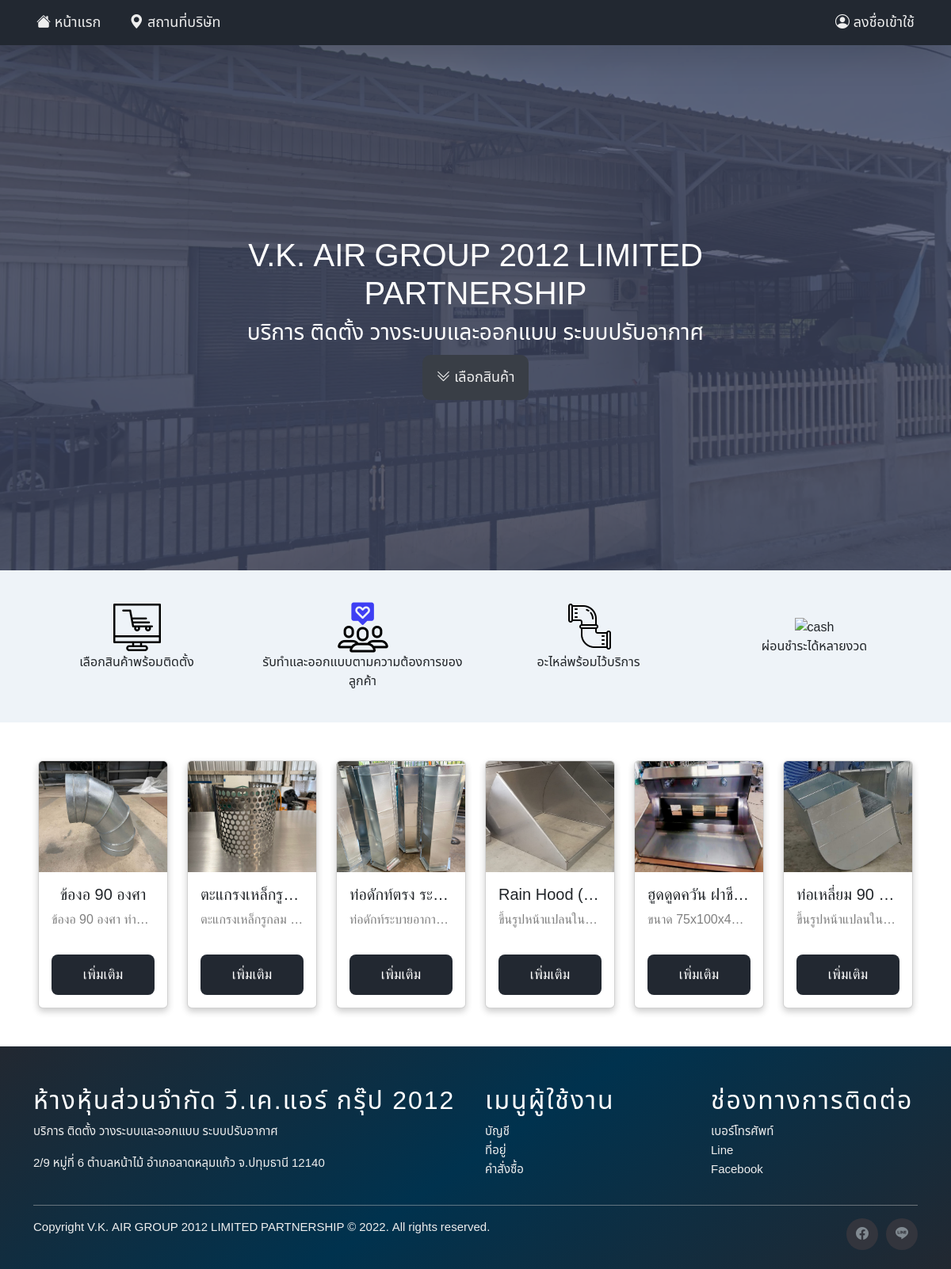
The app's page /home.php with its own data.
### tables this page shows
CREATE TABLE `product` (
  `product_id` int(10) NOT NULL,
  `product_code` varchar(255) NOT NULL,
  `product_name` varchar(255) NOT NULL,
  `product_img` varchar(255) NOT NULL,
  `product_desc` text NOT NULL,
  `product_qty` varchar(255) NOT NULL
);

### home.php (the view, shortened to what this page needs)
<!DOCTYPE html>
<html lang="en">
<head>
  <?php
    require_once('head.php');
  ?>
</head>
<body>
  <?php
    require_once('user_db.php');
  ?>
  <?php
    require_once('navbar.php');
  ?>
    <div class="bgcontent">
      <div class="overlay">
        <div class="heading-text">
          <h1>V.K. AIR GROUP 2012 LIMITED PARTNERSHIP</h1>
          <h3>บริการ ติดตั้ง วางระบบและออกแบบ ระบบปรับอากาศ</h3>
          <div class="button-header">
            <button onclick="location.href='#section'" class="bi bi-chevron-double-down dropbtn" style="background-color:#393E46;"> เลือกสินค้า</button>
          </div>
        </div>
      </div>
    </div>
    <div class="py-4" style="background-color:#eef3f8;">
      <div class="container">
        <div class="row align-items-baseline">
          <div class="col-md-3 py-3 text-center rounded-4 menuhov">
            <img src="img/icon/product.png" alt="product">
            <div>เลือกสินค้าพร้อมติดตั้ง</div>
          </div>
          <div class="col-md-3 py-3 text-center rounded-4 menuhov">
            <img src="img/icon/customer.png" alt="customer">
            <div>รับทำและออกแบบตามความต้องการของลูกค้า</div>
          </div>
          <div class="col-md-3 py-3 text-center rounded-4 menuhov">
            <img src="img/icon/pipe.png" alt="pipe">
            <div>อะไหล่พร้อมไว้บริการ</div>
          </div>
          <div class="col-md-3 py-3 text-center rounded-4 menuhov">
            <img src="img/icon/cash.png" alt="cash" style="width:64px; height:64px;">
            <div>ผ่อนชำระได้หลายงวด</div>
          </div>
        </div>
      </div>
    </div>
    <div class="p-5 m-0 border-0 bd-example" id="section">
      <div class="row row-cols-1 row-cols-md-6 g-4">
          <?php
              foreach ($conn->query("SELECT * FROM product WHERE product_id AND product_qty > 0") as $rows1)
              {
            $product_id = $rows1['product_id'];
            $productname = $rows1['product_name'];
            $productimg = $rows1['product_img'];
            $productdesc = $rows1['product_desc'];
          ?>
        <div class="col product">
          <div class="card h-100">
            <img class="bd-placeholder-img card-img-top" width="100%" height="140"src="admin/assets/img/products/<?php echo $productimg?>" alt="pruduct">
            <div class="card-body">
              <h5 class="card-title text-truncate"><?php echo $productname?></h5>
              <p class="card-text text-start text-truncate" style="color:gray;"><?php echo $productdesc?></p>
              <button onclick="location.href='product_detail.php?product_id=<?php echo $product_id; ?>'" class="btnn">เพิ่มเติม</button>
            </div>
          </div>
        </div>
        <?php
          }
        ?>
      </div>
    </div>
    <?php
      require_once('footer.php');
    ?>
</body>
</html>

### head.php (shortened to what this page needs)
<link rel="stylesheet" href="duct.css">
<link href="https://cdn.jsdelivr.net/npm/bootstrap@5.2.0/dist/css/bootstrap.min.css" rel="stylesheet">
<link rel="stylesheet" href="https://cdn.jsdelivr.net/npm/bootstrap-icons@1.9.1/font/bootstrap-icons.css">

### navbar.php (shortened to what this page needs)
<nav class="navbar navbar-expand-sm navcolor position-fixed py-0 shadow-lg p-3 mb-5 bg-body-tertiary">
  <div class="container-fluid">
    <div class="collapse navbar-collapse" id="navbarTogglerDemo02">
    <ul class="navbar-nav me-auto mb-2 mb-lg-0">
        <li class="nav-item"><a class="bi bi-house-fill dropbtn" href="home.php"> หน้าแรก</a></li>
        <li class="nav-item"><a class="bi bi-geo-alt-fill dropbtn" href="location.php"> สถานที่บริษัท</a></li>
    </ul>
                  <?php
                      if (isset($_SESSION['user_login'])) {
                        $iduser = $_SESSION['user_login'];
                        $stmt = $conn->prepare("SELECT * FROM users WHERE user_id = $iduser");
                        $stmt->execute();
                        $rows = $stmt->fetch(PDO::FETCH_ASSOC);
                        $username = $rows['name'];
                        $email = $rows['email'];
                        $number = $rows['number'];
                  ?>
                      <a class="position-relative mx-2" href="cart.php"><h2 style="color:white; margin-right:10px;" class="bi bi-handbag d-inline-flex"></h2><span class="position-absolute top-50 start-50 badge rounded-pill bg-danger" style="z-index:1;"></span></a>
                      <div class="d-flex">
                        <div class="dropdown">
                        <button onclick="usedropdown()" class="dropbtn bi bi-caret-down-fill"> <?php echo $username?></button>
                        <div id="myDropdown" class="dropdown-content">
                          <a class="text-light bi bi-person-circle" href="account.php"> บัญชีของฉัน</a>
                          <a class="text-light bi bi-bag-check-fill" href="order.php"> การสั่งซื้อ</a>
                          <a class="text-light bi bi-file-earmark-medical-fill" href="orderhistory.php"> ประวัติการสั่งซื้อ</a>
                          <hr class="my-1" style="border-top:1px solid #808080; margin-top:0px;">
                          <a class="bi bi-box-arrow-right text-danger" href="logout.php"> ออกจากระบบ</a>
                        </div>
                      </div>
                      <script>
                        function updateCart() {
                            $.ajax({
                                  url: 'ajax-update-cart.php',
                                  success: (result) => {
                                          if (result == 0) {
                                                result = '';
                                          }
                                          $('span.badge').text(result);
                                  }
                              });
                        }
                        $(function() {
                            updateCart();
                        });
                      </script>
                  <?php  } else {
                      $username = 'ลงชื่อเข้าใช้'; ?>
                      <div class="d-flex">
                        <div class="dropdown"id="login-btn">
                          <button class="bi bi-person-circle dropbtn"> <?php echo $username?></button>
                        </div>
                      </div>
                  <?php  }
                  ?>
    </div>
  </div>
</nav>

### footer.php
<footer class="site-footer">
  <div class="container">
    <div class="row">
      <div class="col-sm-12 col-md-6">
        <h2>ห้างหุ้นส่วนจำกัด วี.เค.แอร์ กรุ๊ป 2012</h2>
        <p class="text-justify">บริการ ติดตั้ง วางระบบและออกแบบ ระบบปรับอากาศ</p>
        <p class="text-justify">2/9 หมู่ที่ 6 ตำบลหน้าไม้ อำเภอลาดหลุมแก้ว จ.ปทุมธานี 12140</p>
      </div>
      <div class="col-xs-6 col-md-3">
        <h2>เมนูผู้ใช้งาน</h2>
        <?php if (isset($_SESSION['user_login'])) { ?>
        <ul class="footer-links">
          <li><a href="account.php">บัญชี</a></li>
          <li><a href="address.php">ที่อยู่</a></li>
          <li><a href="order.php">คำสั่งซื้อ</a></li>
        </ul>
        <?php } else { ?>
        <ul class="footer-links">
          <li><a>บัญชี</a></li>
          <li><a>ที่อยู่</a></li>
          <li><a>คำสั่งซื้อ</a></li>
        </ul>
        <?php } ?>
      </div>
      <div class="col-xs-6 col-md-3">
        <h2>ช่องทางการติดต่อ</h2>
        <ul class="footer-links">
          <li><a href="tel:028012185">เบอร์โทรศัพท์</a></li>
          <li><a href="https://line.me/th/">Line</a></li>
          <li><a href="https://www.facebook.com/mambangkaee?mibextid=ZbWKwL">Facebook</a></li>
        </ul>
      </div>
    </div>
    <hr>
  </div>
  <div class="container">
    <div class="row">
      <div class="col-md-8 col-sm-6 col-xs-12">
        <p class="copyright-text">Copyright V.K. AIR GROUP 2012 LIMITED PARTNERSHIP © 2022. All rights reserved.</p>
      </div>
      <div class="col-md-4 col-sm-6 col-xs-12">
        <ul class="social-icons">
          <li><a class="facebook" href="https://www.facebook.com/mambangkaee?mibextid=ZbWKwL"><i class="bi bi-facebook"></i></a></li>
          <li><a class="line" href="https://line.me/th/"><i class="bi bi-line"></i></a></li>
        </ul>
      </div>
    </div>
  </div>
</footer>

### duct.css (style rules this page uses)
:root { --black:#222831; --soft-black:#393E46; --gray:#EEEEEE; --teal:#00ADB5; --box-shadow:0 .5rem 1rem rgba(0,0,0,.1); --border:.1rem solid rgba(0,0,0,.1); }
* { margin: 0; padding: 0; box-sizing: border-box; outline: none; border:none; transition: .2s linear; text-decoration: none; }
a { text-decoration: none; }
li { list-style: none; }
.navcolor { background-color:var(--black); color: #fff; width: 100%; z-index: 2; }
.btnn { display: inline-block; margin-top: 1rem; padding:.8rem 3rem; background:var(--black); color:var(--gray); cursor: pointer; font-size: 1.2rem; border-radius: .5rem; font-weight: 500; text-align: center; }
.dropbtn { background-color:transparent; color: var(--gray); font-size: 18px; padding: 15px 18px; border-radius: 10px; }
.dropdown { float: right; position: relative; display: inline-block; }
.bgcontent { background-image: url(img/background.png); background-repeat: no-repeat; background-position: center; background-size: cover; height: 720px; width: 100%; }
.overlay { background-color: rgba(63, 70, 97, 0.8); height: 720px; width: 100%; }
.heading-text { text-align: center; color: #fff; width: 100%; padding-top: 300px; padding-left: 25%; padding-right: 25%; }
@media (min-width: 1024px) { .heading-text { text-align: center; color: #fff; width: 100%; padding-top: 300px; padding-left: 25%; padding-right: 25%; } }
.button-header { margin-top: 10px; }
.card { box-shadow: 0 4px 8px 0 rgba(0, 0, 0, 0.2); max-width: 250px; margin: auto; text-align: center; font-family: arial; border-radius: 20px; }
.card button { border: none; outline: 0; padding: 12px; color: white; background-color: var(--black); text-align: center; cursor: pointer; width: 100%; font-size: 18px; }
.site-footer { background: rgb(34,40,49); background: linear-gradient(326deg, rgba(34,40,49,1) 0%, rgba(0,50,78,1) 50%, rgba(34,40,49,1) 100%); padding:45px 0 20px; font-size:15px; line-height:24px; color:var(--gray); }
.site-footer hr { border-top-color:#bbb; opacity:0.5 }
.site-footer h2 { color:#fff; text-transform:uppercase; margin-top:5px; letter-spacing:2px }
.site-footer a { color: var(--gray); }
.footer-links { padding-left:0; list-style:none }
.footer-links li { display:block }
.footer-links a { color:var(--gray); }
.site-footer .social-icons { text-align:right }
.site-footer .social-icons a { width:40px; height:40px; line-height:40px; margin-left:6px; margin-right:0; border-radius:100%; background-color:#33353d }
.copyright-text { margin:0 }
.social-icons { padding-left:0; margin-bottom:0; list-style:none }
.social-icons li { display:inline-block; margin-bottom:4px }
.social-icons a { background-color:#eceeef; color:#818a91; font-size:16px; display:inline-block; line-height:44px; width:44px; height:44px; text-align:center; margin-right:8px; border-radius:100%; -webkit-transition:all .2s linear; -o-transition:all .2s linear; transition:all .2s linear }

### head.php (style rules this page uses)
body { font-family: 'Noto Sans Thai', sans-serif; }
a { text-decoration: none; }

### records on screen
product: product_img (picture), product_name "ข้องอ 90 องศา", product_desc "ข้องอ 90 องศา ทำ…"
product: product_img (picture), product_name "ตะแกรงเหล็กรู…", product_desc "ตะแกรงเหล็กรูกลม…"
product: product_img (picture), product_name "ท่อดักท์ตรง ระ…", product_desc "ท่อดักท์ระบายอากา…"
product: product_img (picture), product_name "Rain Hood (…", product_desc "ขึ้นรูปหน้าแปลนใน…"
product: product_img (picture), product_name "ฮูดดูดควัน ฝาชี…", product_desc "ขนาด 75x100x4…"
product: product_img (picture), product_name "ท่อเหลี่ยม 90…", product_desc "ขึ้นรูปหน้าแปลนใน…"

### other values on screen
$username "ลงชื่อเข้าใช้"
